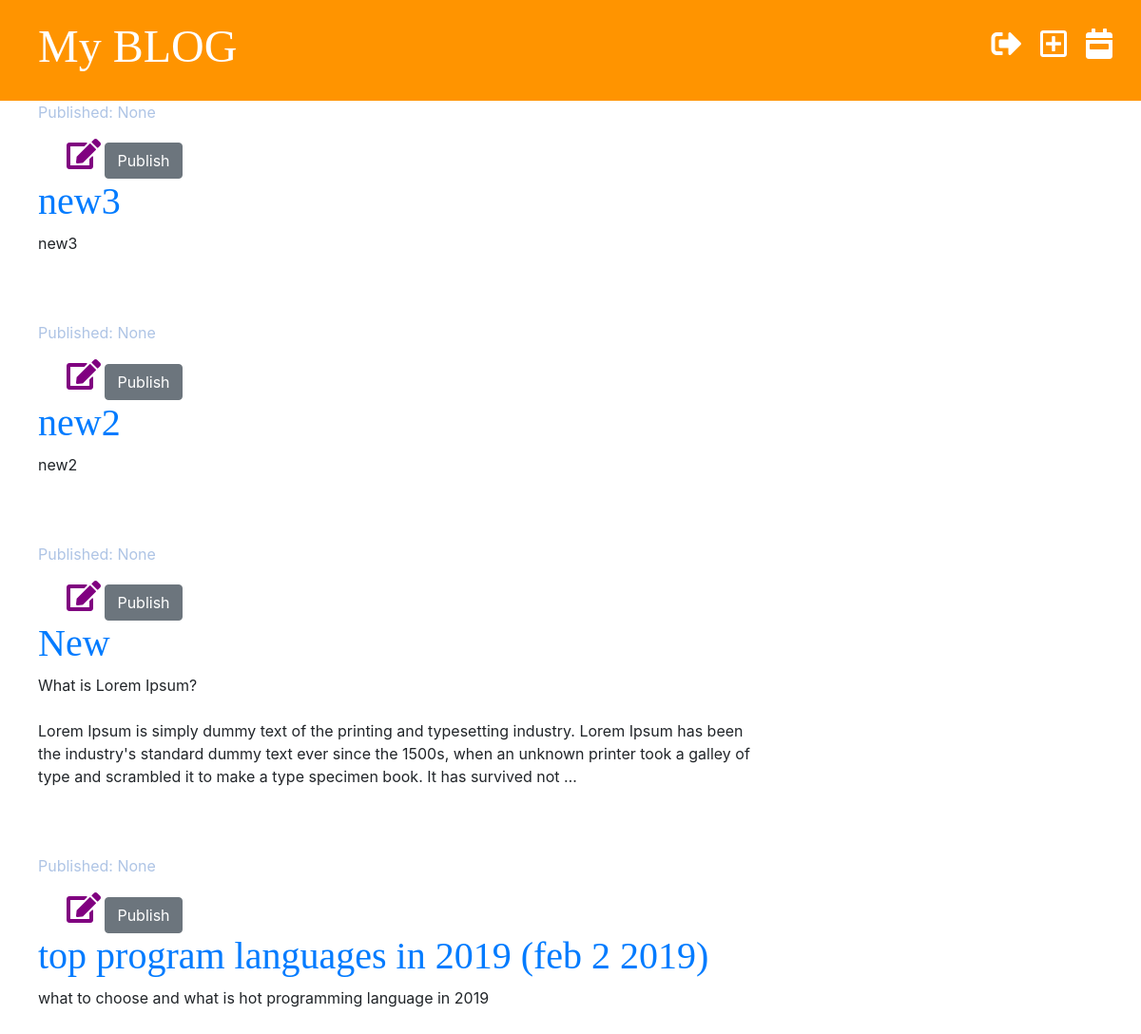
The app's page /draft/2/unPublish/ (signed in) with its own data.
### blog/models.py (models this page shows, shortened)
class Post(models.Model):
    author = models.ForeignKey('auth.User', on_delete=models.CASCADE)
    title = models.CharField(max_length=200)
    text = models.TextField()
    created_date = models.DateTimeField(default=timezone.now)
    published_date = models.DateTimeField(blank=True, null=True)
    test_date = models.DateTimeField(blank=True, null=True)

### blog/views.py (the view)
# urls.py: path('draft/<int:pk>/unPublish/', views.post_unPublish, name='post_post_unPublish'),
@login_required
def post_unPublish(request, pk):
    post = get_object_or_404(Post, pk=pk)
    post.published_date = None
    post.save()
    posts = Post.objects.filter(published_date__isnull=True).order_by('-created_date')
    stuff_for_frontend = {'posts': posts}
    return render(request, "blog/post_draft_list.html", stuff_for_frontend)

### blog/templates/blog/post_draft_list.html (shortened to what this page needs)
{% extends 'blog/base.html' %}
{% block content %}
{% for post in posts %}
<div class="post">
    <div class="date">
        <p>Published: {{ post.published_date }}</p>
        <span class="edit-publish">
            <a href="{% url 'post_edit' pk=post.pk %}"><i class="fas fa-edit fa-2x"></i></a>
            <a href="{% url 'post_publish' pk=post.pk %}"><button class="btn btn-secondary">Publish</button></a>
        </span>
    </div>
    <h1><a href="{% url 'post_detail' post.pk %}">{{ post.title }}</a></h1>
    <p>{{ post.text|linebreaksbr|truncatechars:300 }}</p>
</div>
{% endfor %}
{% endblock %}

### blog/static/css/blog.css (style rules this page uses)
h1, h2, h3, h4 { font-family: 'Tangerine', 'Inconsolata', 'Drpod Sans', serif; font-size: 48px; }
.date { color: #aec4e5 }
.post { margin-bottom: 70px; }
.post h1 { color: green; }
.edit-publish a i { color: purple; padding-left: 30px; }

### records on screen
Post: published_date "None", title "new3", text "new3"
Post: published_date "None", title "new2", text "new2"
Post: published_date "None", title "New", text "What is Lorem Ipsum? Lorem Ipsum is simply dummy text of the printing and typesetting industry. Lorem Ipsum has been the industry's standard dummy text ever since the 1500s, when an unknown printer took a galley of type and scrambled it to make a type specimen book. It has survived not …"
Post: published_date "None", title "top program languages in 2019 (feb 2 2019)", text "what to choose and what is hot programming language in 2019"
